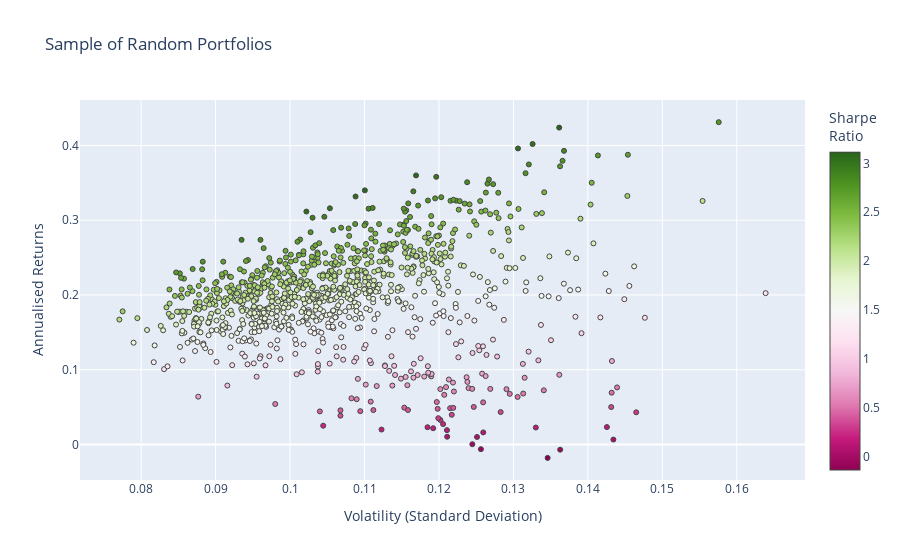

Notebook code cell kept with this figure:
### Code cell
#-- Plot the risk vs. return of randomly generated portfolios
#-- Convert the list from before into an array for easy plotting
mean_variance_pairs = np.array(mean_variance_pairs)

risk_free_rate=0 #-- Include risk free rate here

fig = go.Figure()
fig.add_trace(go.Scatter(x=mean_variance_pairs[:,1]**0.5, y=mean_variance_pairs[:,0], 
    marker=dict(color=(mean_variance_pairs[:,0]-risk_free_rate)/(mean_variance_pairs[:,1]**0.5), 
                size=5,
                line=dict(width=1),
                colorbar=dict(title="Sharpe<br>Ratio")
                ), 
    mode='markers'))
fig.update_layout( 
    xaxis=dict(title='Volatility (Standard Deviation)'),
    yaxis=dict(title='Annualised Returns'),
    title='Sample of Random Portfolios')

### Figure 1 — Plotly figure (JSON) as saved in the notebook; plotly's stock layout.template omitted (floating-point values rounded to 4 significant figures; data arrays with more than 128 entries replaced by an {"elided": "..."} marker saying what was removed)
{"data": [{"marker": {"color": {"elided": "1000 float values"}, "colorbar": {"title": {"text": "Sharpe<br>Ratio"}}, "line": {"width": 1}, "size": 5}, "mode": "markers", "type": "scatter", "x": {"elided": "1000 float values"}, "y": {"elided": "1000 float values"}}], "layout": {"title": {"text": "Sample of Random Portfolios"}, "xaxis": {"title": {"text": "Volatility (Standard Deviation)"}}, "yaxis": {"title": {"text": "Annualised Returns"}}}}
